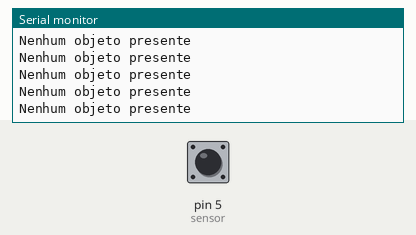
The sketch below on a simulated Arduino Uno, built with avr-gcc and run on an emulated ATmega328P. Parts: the last lines printed to the serial monitor. The test bench sets the inputs (shaded band); at power-on: pin 5 (sensor) HIGH.

Above: at 1.2 s.
1.3 s: pin 5 (sensor) driven LOW
At 2.4 s:
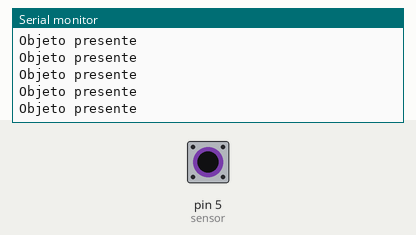
3.2 s: pin 5 (sensor) pulsed HIGH 2 times (0.12 s each, 0.3 s apart)
6.8 s: pin 5 (sensor) driven HIGH
At 7.5 s:
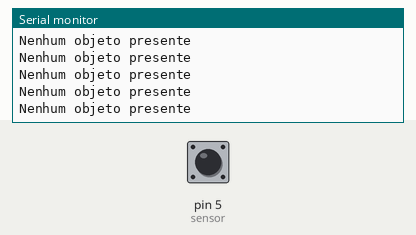
9.8 s: pin 5 (sensor) driven LOW
At 10.9 s:
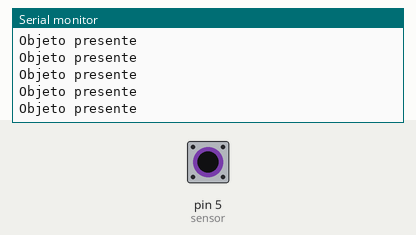
12.8 s: pin 5 (sensor) pulsed HIGH 5 times (0.12 s each, 0.3 s apart)
17.3 s: pin 5 (sensor) driven HIGH
At 18.1 s:
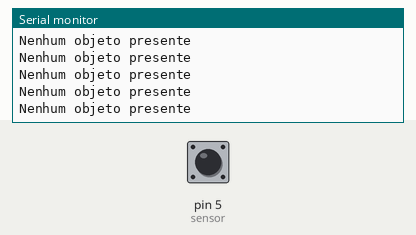

The sketch:

dtobjeto.ino
```cpp
// ===============================================
// tbytecreator 2025-11-24
// detector de objetos
// ===============================================
int objeto = 0; // variavel para armazenar dados do sensor
int sensor = 5; // sensor conectado ao pino 5

void setup()
{
    pinMode(sensor, INPUT); //pino 5 do arduino como entrada
    Serial.begin(9600);     //enviar e receber dados pela porta USB
}

void loop()
{
    objeto = digitalRead(sensor); //Verifica sinal do sensor

    if (objeto == 0)
    {
        //Se o valor do sensor for 0 = Objeto detectado
        Serial.println ("Objeto presente");
    }
    else
    {
        //Se o valor do sensor for 1 = Objeto nenhum objeto presente
        Serial.println("Nenhum objeto presente");
    }
}
```

Measured:
- after the input at 1.3 s, the serial monitor: prints a new line after 0.07 s (image 1)
- after the input at 6.8 s, the serial monitor: prints a new line after 0.07 s (image 2)
- after the input at 17.3 s, the serial monitor: prints a new line after 0.07 s (image 4)
